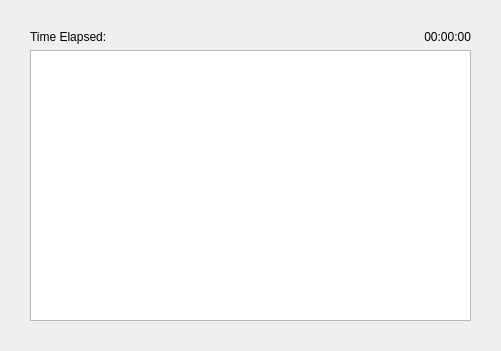
<?xml version="1.0" encoding="UTF-8"?>
<ui version="4.0">
 <class>runningDialog</class>
 <widget class="QDialog" name="runningDialog">
  <property name="geometry">
   <rect>
    <x>0</x>
    <y>0</y>
    <width>501</width>
    <height>351</height>
   </rect>
  </property>
  <property name="sizePolicy">
   <sizepolicy hsizetype="Fixed" vsizetype="Fixed">
    <horstretch>0</horstretch>
    <verstretch>0</verstretch>
   </sizepolicy>
  </property>
  <property name="windowTitle">
   <string>MGWR Running</string>
  </property>
  <property name="modal">
   <bool>true</bool>
  </property>
  <widget class="QLabel" name="loadingGIFLabel">
   <property name="geometry">
    <rect>
     <x>110</x>
     <y>60</y>
     <width>50</width>
     <height>50</height>
    </rect>
   </property>
   <property name="layoutDirection">
    <enum>Qt::LeftToRight</enum>
   </property>
   <property name="text">
    <string/>
   </property>
   <property name="alignment">
    <set>Qt::AlignCenter</set>
   </property>
  </widget>
  <widget class="QWidget" name="gridLayoutWidget">
   <property name="geometry">
    <rect>
     <x>10</x>
     <y>10</y>
     <width>481</width>
     <height>331</height>
    </rect>
   </property>
   <layout class="QGridLayout" name="gridLayout">
    <property name="margin">
     <number>20</number>
    </property>
    <item row="0" column="0">
     <layout class="QHBoxLayout" name="horizontalLayout">
      <item>
       <widget class="QLabel" name="label">
        <property name="text">
         <string>Time Elapsed:</string>
        </property>
       </widget>
      </item>
      <item>
       <widget class="QLabel" name="label_2">
        <property name="text">
         <string>00:00:00</string>
        </property>
        <property name="alignment">
         <set>Qt::AlignRight|Qt::AlignTrailing|Qt::AlignVCenter</set>
        </property>
       </widget>
      </item>
     </layout>
    </item>
    <item row="1" column="0">
     <widget class="QTextEdit" name="printTextEdit"/>
    </item>
   </layout>
  </widget>
 </widget>
 <resources/>
 <connections/>
</ui>
